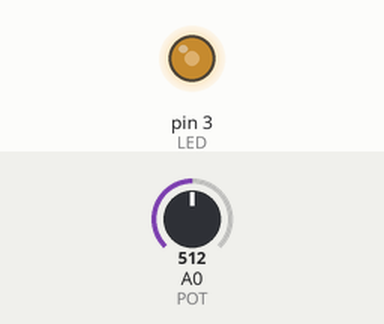
This sketch was run on a simulated Arduino Uno, built with avr-gcc and run on an emulated ATmega328P. On the bench: output pins drawn as LEDs (lit = HIGH). Inputs (shaded band) come from the test bench; at power-on: A0 (POT) = 512.

Above: at 1.2 s.
1.3 s: A0 (POT) set to 716
At 2.4 s:
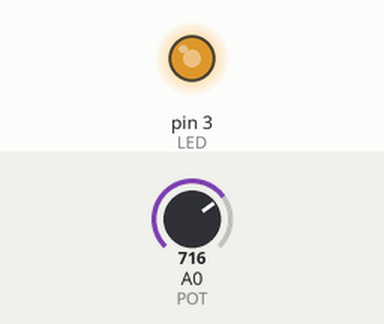
2.8 s: A0 (POT) set to 900
At 3.6 s:
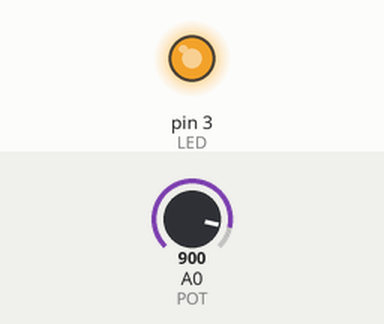
4.3 s: A0 (POT) set to 122
At 4.7 s:
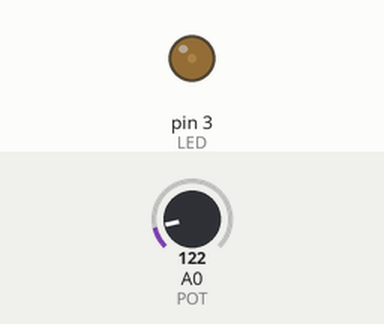
5.8 s: A0 (POT) set to 0
At 7.0 s:
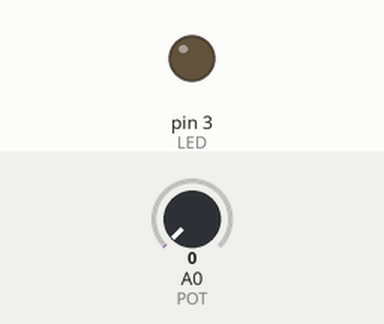
Timing chart, 0 to 8.3 s (numbered marks = the images above; inputs shaded):
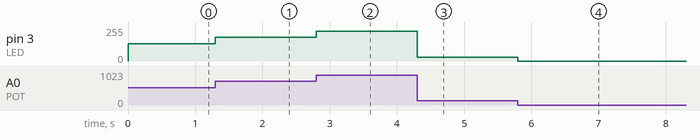

Measured:
- after the input at 1.3 s, pin 3 (LED): 128/255 → 179/255 at once
- after the input at 2.8 s, pin 3 (LED): 179/255 → 225/255 at once
- after the input at 4.3 s, pin 3 (LED): 225/255 → 30/255 at once
- after the input at 5.8 s, pin 3 (LED): 30/255 → 0/255 at once

The sketch:

5.Arduino_Led_Potentiometer.ino
```cpp
int LED = 3;
int B;
int POT = 0;


void setup() {
  pinMode(LED, OUTPUT);
  //digital inputs do not require initialization
}

void loop() {
  B = analogRead(POT) / 4;
  analogWrite(LED, B);


}
```
